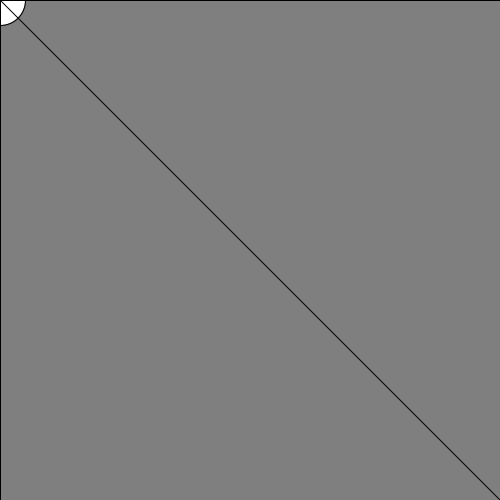
Frame 1 (no input)
Frame 60 (the mouse pressed at the canvas centre just before this capture): identical to frame 1, image omitted
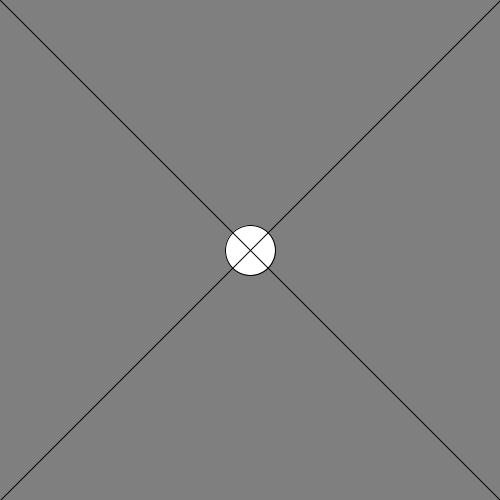
Frame 120 (the mouse held since frame 60 and released just before this capture)

The Processing sketch that drew these frames (run headless with seeded random() and noise(); from frame 60 on, the mouse is pressed at the canvas centre):

// Processing sketch: ejercicio_5
// ── ejercicio_5.pde
/*
practica 2 ejercicio 5
*/

void setup(){
  size(500,500);
  background(127);
}

void draw(){
  background(127);
  ellipse(mouseX, mouseY, 50, 50);
  line(0, 0, mouseX, mouseY );  
    line(width, 0, mouseX, mouseY );
    line(0, height, mouseX, mouseY );
    line(width, height, mouseX, mouseY );
}
